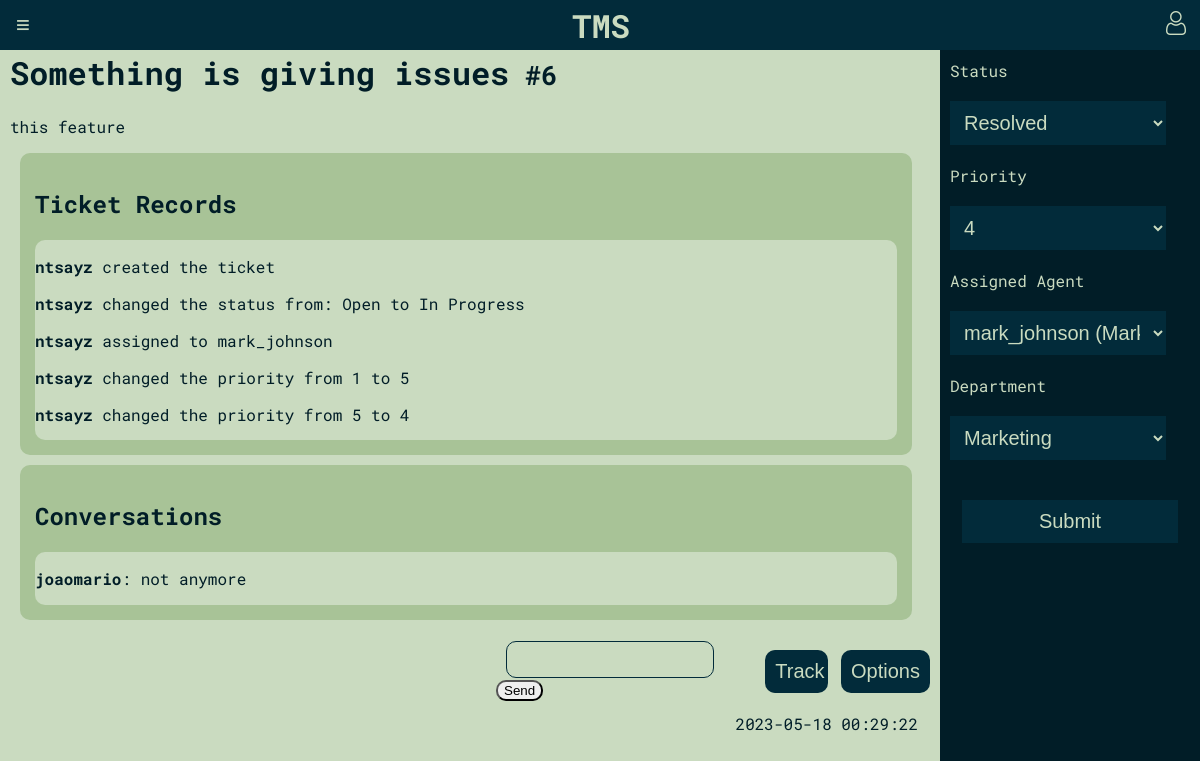
The page /pages/ticket.php?ticket_id=6 (signed in) on the database its author committed.
### tables this page shows
CREATE TABLE tickets (
    id INTEGER PRIMARY KEY AUTOINCREMENT,
    title TEXT NOT NULL,
    description TEXT NOT NULL,
    priority INTEGER CHECK(priority BETWEEN 1 AND 5),
    status_id INTEGER REFERENCES status(id) ON DELETE CASCADE,
    created_by INTEGER NOT NULL REFERENCES users(id) ON DELETE CASCADE,
    assigned_to INTEGER REFERENCES users(id) ON DELETE CASCADE,
    created_at TIMESTAMP DEFAULT CURRENT_TIMESTAMP,
    department_id INTEGER REFERENCES departments(id) ON DELETE CASCADE
);

CREATE TABLE ticket_records (
    id INTEGER PRIMARY KEY AUTOINCREMENT,
    action TEXT NOT NULL,
    changed_at TIMESTAMP DEFAULT CURRENT_TIMESTAMP,
    ticket_id INTEGER REFERENCES tickets(id),
    author_id INTEGER REFERENCES users(id)
);

CREATE TABLE users (
    id INTEGER PRIMARY KEY AUTOINCREMENT,
    username TEXT,
    password CHAR(256) NOT NULL,
    full_name TEXT,
    email TEXT NOT NULL UNIQUE,
    user_type TEXT CHECK(user_type IN ('admin', 'agent', 'client'))
);

CREATE TABLE messages (
    id INTEGER PRIMARY KEY AUTOINCREMENT,
    ticket_id INTEGER REFERENCES tickets(id),
    author_id INTEGER REFERENCES users(id),
    message TEXT NOT NULL,
    created_at TIMESTAMP DEFAULT CURRENT_TIMESTAMP,
    faq_answer INTEGER REFERENCES faqs(id)
);

### pages/ticket.php (called while the page is built)
<?php
require_once(__DIR__.'/../initialization/init.php');
require_once(__DIR__.'/../database/tickets.php');
$ticket_id = $_GET['ticket_id'];
$ticket = get_ticket_by_id($ticket_id);
require_once(__DIR__.'/../templates/common/ticket_standalone.php');
?>

### database/tickets.php (called while the page is built, shortened)
<?php
function get_ticket_by_id($id){
    global $dbh;
    try {
        $stmt = $dbh->prepare('SELECT * FROM tickets WHERE id = ?');
        $stmt->execute(array($id));
        $ticket = $stmt->fetch(PDO::FETCH_ASSOC);
        return $ticket;
    } catch(PDOException $e) {
        return -1;
    }
}
function get_ticket_records($ticket_id){
    global $dbh;
    try {
        $stmt = $dbh->prepare('SELECT * FROM ticket_records WHERE ticket_id = ?');
        $stmt->execute(array($ticket_id));
        $ticket_records = $stmt->fetchAll(PDO::FETCH_ASSOC);
        return $ticket_records;
    } catch(PDOException $e) {
        return -1;
    }
}
function get_ticket_submissions_by_user($user_id){
    global $dbh;
    try {
        $stmt = $dbh->prepare('SELECT * FROM tickets WHERE created_by = ?');
        $stmt->execute(array($user_id));
        $tickets = $stmt->fetchAll(PDO::FETCH_ASSOC);
        return $tickets;
    } catch(PDOException $e) {
        return -1;
    }
}
?>

### database/user.php (called while the page is built, shortened)
<?php
  function get_username_by_id($id) {
    global $dbh;
    try {
        $stmt = $dbh->prepare('SELECT username FROM users WHERE id = ?');
        $stmt->execute(array($id));
        if($row = $stmt->fetch()) {
            return $row['username'];
        }
    }catch(PDOException $e) {
        return -1;
    }
  }
?>

### database/messages.php (called while the page is built, shortened)
<?php
function get_messages($ticket_id){
    global $dbh;
    try {
        $stmt = $dbh->prepare('SELECT * FROM messages WHERE ticket_id = ?');
        $stmt->execute(array($ticket_id));
        $messages = $stmt->fetchAll(PDO::FETCH_ASSOC);
        return $messages;
    } catch(PDOException $e) {
        return -1;
    }
}
?>

### database/status.php (called while the page is built, shortened)
<?php
function get_statuses(){
    global $dbh;
    try {
        $stmt = $dbh->prepare('SELECT * FROM status');
        $stmt->execute();
        $statuses = $stmt->fetchAll(PDO::FETCH_ASSOC);
        return $statuses;
    } catch(PDOException $e) {
        return -1;
    }
}
?>

### database/departments.php (called while the page is built, shortened)
<?php
function get_departments(){
    global $dbh;
    try {
        $stmt = $dbh->prepare('SELECT * FROM departments');
        $stmt->execute();
        $departments = $stmt->fetchAll(PDO::FETCH_ASSOC);
        return $departments;
    } catch(PDOException $e) {
        return -1;
    }
}
function get_agent_departments(){
    global $dbh;
    try {
        $stmt = $dbh->prepare('SELECT * FROM agent_department');
        $stmt->execute();
        $departments = $stmt->fetchAll(PDO::FETCH_ASSOC);
        return $departments;
    } catch(PDOException $e) {
        return -1;
    }
}
?>

### templates/common/ticket_standalone.php (the view, shortened to what this page needs)
<?php
require_once(__DIR__.'/../../database/messages.php');
require_once(__DIR__.'/../../database/tickets.php');
require_once(__DIR__.'/../../database/user.php');
require_once(__DIR__.'/../../database/status.php');
require_once(__DIR__.'/../../database/departments.php');
?>
<!DOCTYPE html>
<html>
<head>
    <link rel="stylesheet" href="/css/ticket/style.css">
</head>
<?php require(__DIR__.'/../common/header.php'); ?>
<body>
<div class="wrapper">
    <main>
        <div class="">
            <div id="overlay-<?php echo $ticket['id'] ?>" class="">
                <div class="">
                    <h1>
                        <?php echo htmlentities($ticket['title']) ?><small> #<?php echo htmlentities($ticket['id']) ?></small>
                    </h1>
                    <p><?php echo htmlentities($ticket['description']) ?></p>
                    <div class="ticket-records">
                        <h2>Ticket Records</h2>
                        <div class="ticket-records-messages">
                            <?php
                            $ticket_records = get_ticket_records($ticket['id']);
                            foreach ($ticket_records as $record) {
                                echo "<p> <strong>" . htmlentities(get_username_by_id($record['author_id'])) . "</strong> " .
                                    htmlentities($record['action']) . "</p>";
                            }
                            ?>
                        </div>
                    </div>
                    <div class="ticket-conversations">
                        <h2>Conversations</h2>
                        <div class="ticket-conversations-messages">
                            <?php
                            $messages = get_messages($ticket['id']);
                            foreach ($messages as $message) {
                                echo "<p><strong>" . htmlentities(get_username_by_id($message['author_id'])) . "</strong>: " .
                                    htmlentities($message['message']) . "</p>";
                            }
                            ?>
                        </div>
                    </div>
                    <div class="ticket-overlay-buttons">
                    <form action="/actions/action_insert_message.php" method="post">
                        <div id="ticket-data" data-ticket-id="<?php echo $ticket['id']; ?>">
                            <input type="text" name="message" id="chat-input" class="ticket-input">
                            <button type="submit" id="send-button" class="send-button">Send</button>
                        </div>
                    </form>
                        <div class="ticket-buttons">
                        <?php
                        $tracked = false;
                        ?>
                        <div>
                            <button class="ticket-blue-button track-button" style="<?php echo $tracked ? 'display: none;' : '' ?>" data-ticket-id="<?php echo $ticket['id'] ?>"
                                data-user-id="<?php echo $_SESSION['id'] ?>">Track</button>
                        </div>
                            <?php if ($_SESSION['user_type'] === 'admin' || $_SESSION['user_type'] === 'agent') { ?>
                                <button class="ticket-blue-button" id="add-ticket-button">Options</button>
                            <?php }?>
                        </div>
                    </div>
                    <div class="overlay-info">
                        <p><?php echo htmlentities($ticket['created_at']) ?></p>
                    </div>
                </div>
            </div>
        </div>
    </main>
    <?php
        $tickets_submitted = get_ticket_submissions_by_user($_SESSION['id']);
        $submitted = false;
        if (is_array($tickets_submitted) || is_object($tickets_submitted)) {
            foreach ($tickets_submitted as $tickets_submitted) {
                if ($tickets_submitted['created_by'] == $_SESSION['id']) {
                    $submitted = true;
                    break;
                }
            }
        }
        ?>
    <?php
    if($submitted || $_SESSION['user_type'] === 'admin' || $_SESSION['user_type'] === 'agent' ) { ?>
    <aside class="ticket-form">
        <form action="../../actions/action_submit_ticket_change.php" method="post" required>
            <div>
                <label for="status">Status</label><br>
                <select id="status" name="status" required>
                    <?php
                    $statuses = get_statuses();
                    foreach ($statuses as $status) {
                        $selected = ($status['id'] == $ticket['status_id']) ? 'selected' : '';
                        echo "<option value='{$status['id']}' $selected>{$status['name']}</option>";
                    }
                    ?>
                </select>
            </div>
            <div>
                <label for="priority">Priority</label><br>
                <select id="priority" name="priority" required>
                    <?php for ($i = 1; $i <= 5; $i++) {
                        $selected = ($i == $ticket['priority']) ? 'selected' : '';
                        echo "<option value='$i' $selected>$i</option>";
                    }
                    ?>
                </select>
            </div>
            <div>
                <label for="assignee">Assigned Agent</label><br>
                <select id="assignee" name="assignee" required>
                    <?php
                    $agents = get_agent_departments();
                    foreach ($agents as $agent) {
                        $selected = ($agent['agent_id'] == $ticket['assigned_to']) ? 'selected' : '';
                        $username = get_username_by_id($agent['agent_id']);
                        $dep_name = get_department_by_id($agent['department_id']);
                        echo "<option value='{$agent['agent_id']}' $selected>{$username} ({$dep_name})</option>";
                    }
                    ?>
                </select>
            </div>
            <div>
                <label for="department">Department</label><br>
                <select id="department" name="department">
                    <?php
                    $departments = get_departments();
                    foreach ($departments as $department) {
                        $selected = ($department['id'] == $ticket['department_id']) ? 'selected' : '';
                        echo "<option value='{$department['id']}' $selected>{$department['name']}</option>";
                    }
                    ?>
                </select>
            </div>
            <div>
                <input type="submit" value="Submit" class="ticket-blue-button">
            </div>
        </form>
    </aside>
    <?php } ?>
</div>
</body>
</html>

### css/ticket/style.css (style rules this page uses)
:root { --main-blue: #022B3A; --main-blue-darker: #011D27; --tea-green: #CADBC0; --tea-green-light: #A8C397; --pink-bittersweet: #F97068; --pink-melon: #FCB4B1; }
body { background: var(--tea-green); color: var(--main-blue-darker); font-family: 'Roboto Mono', monospace; margin: 0; padding: 0; margin-top: 20px; }
.wrapper { display: flex; height: 100vh; }
main { flex: 1; padding: 10px; overflow-y: auto; }
.ticket-records, .ticket-conversations { border-radius: 10px; background-color: var(--tea-green-light); width: 97%; margin: 10px; padding: 15px; box-sizing: border-box; }
.ticket-records-messages, .ticket-conversations-messages { border-radius: 10px; background-color: var(--tea-green); overflow-y: auto; box-sizing: border-box; max-height: 200px; }
.ticket-overlay-buttons { display: flex; justify-content: space-between; align-items: center; }
.ticket-overlay-buttons button { border-radius: 10px; }
.overlay-info { display: flex; justify-content: flex-end; flex-wrap: wrap; margin-top: auto; margin-right: 2px; }
.overlay-info p { margin: 0; margin-right: 10px; margin-left: 10px; }
.ticket-blue-button { background: var(--main-blue); border: 0; color: var(--tea-green); padding: 10px; padding-right: 10px; font-size: 20px; width: 90%; margin: 20px auto; display: block; box-sizing: border-box; cursor: pointer; }
.ticket-overlay-buttons { margin-top: auto; margin-left: auto; margin-right: auto; display: flex; justify-content: flex-end; flex-wrap: wrap; }
.ticket-input { margin-right: auto; width: 70%; margin-left: 10px; padding: 10px; background-color: var(--tea-green); color: var(--main-blue); border: 1px solid var(--main-blue); border-radius: 10px; }
.ticket-buttons { display: flex; gap: 10px; }
main { width: 100%; }
.ticket-form { margin-top:30px; justify-content:center; }
select { background:var(--main-blue); border:0; color:var(--tea-green); padding:10px; font-size:20px; width: 90%; margin:20px auto; }

### templates/common/ticket_standalone.php (style rules this page uses)
.wrapper { display: flex; height: 100vh; }
main { flex: 1; padding: 10px; overflow-y: auto; }
aside { background-color: var(--main-blue-darker); color: var(--tea-green); width: 20%; padding: 10px; }

### rows shown on the page
tickets: title "Something is giving issues", id "6", description "this feature", created_at "2023-05-18 00:29:22"
ticket_records: author.username "ntsayz", action "created the ticket"
ticket_records: author.username "ntsayz", action "changed the status from: Open to In Progress"
ticket_records: author.username "ntsayz", action "assigned to mark_johnson"
ticket_records: author.username "ntsayz", action "changed the priority from 1 to 5"
ticket_records: author.username "ntsayz", action "changed the priority from 5 to 4"
messages: author.username "joaomario", message "not anymore"

### other values the page prints
form field status "Resolved"
form field priority "4"
form field assignee "mark_johnson (Marketing)"
form field department "Marketing"
